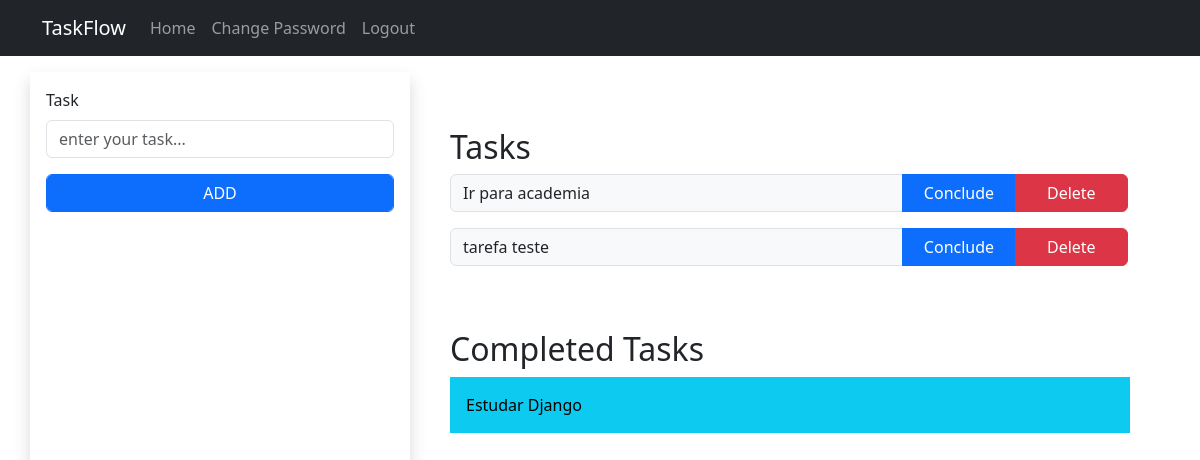
The app's page / (signed in), older data.
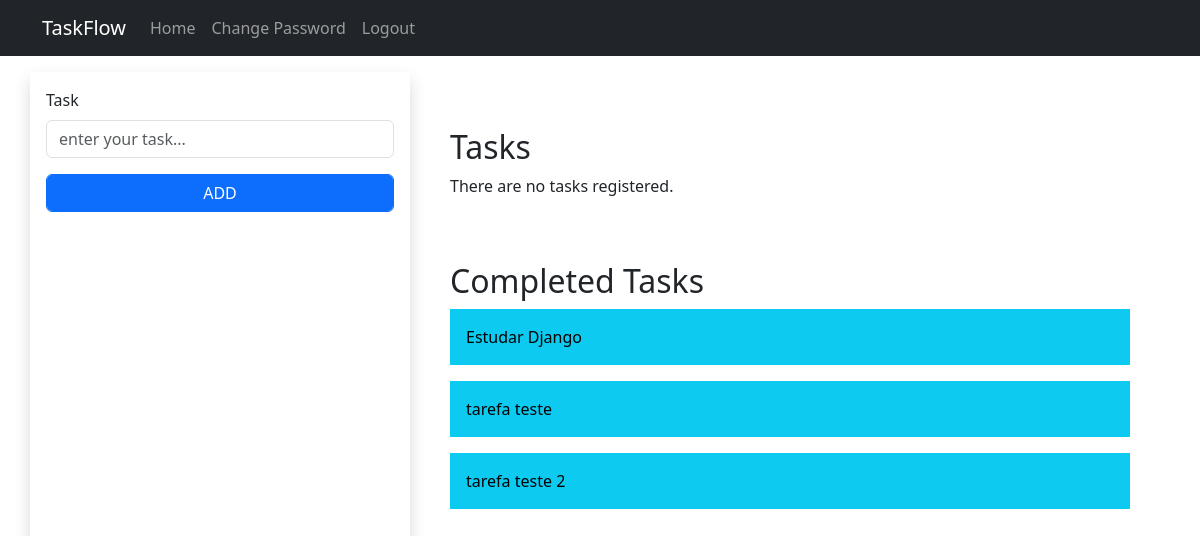
The same page, newer data.
### taskflow/models.py (models this page shows)
class Task(models.Model):
    user = models.ForeignKey(User, on_delete=models.CASCADE)
    task = models.CharField(max_length=100)
    completed = models.BooleanField(default=False)
    def __str__(self):
        return self.task

### taskflow/views.py (the view, shortened to what this page needs)
# urls.py: path('', IndexView.as_view(), name='index'),
class IndexView(View):
	def get(self, request):
		if (request.user.is_authenticated):
			total_tasks = Task.objects.filter(user=request.user)
			if (total_tasks is not None):
				completed_tasks = []
				uncompleted_tasks = []
				for task in total_tasks:
					if task.completed == True:
						completed_tasks.append(task)
					else:
						uncompleted_tasks.append(task)
			else:
				completed_tasks = None
				uncompleted_tasks = None
			form = TaskForm()
			context = {
				'form': form,
				'completed_tasks': completed_tasks,
				'uncompleted_tasks': uncompleted_tasks,
			}
			return render(request, 'taskflow/index.html', context)
		else:
			return render(request, 'taskflow/index.html')

### taskflow/forms.py
class TaskForm(forms.Form):
    task = forms.CharField(
		max_length=100,
		required=True,
		widget=forms.TextInput(attrs={
			'id': 'task_id',
			'class': 'form-control',
			'placeholder': 'enter your task...',
		})
	)

### templates/taskflow/index.html (shortened to what this page needs)
{% extends 'taskflow/base.html' %}
{% block content %}
	{% if user.is_authenticated %}
		<div class="row">
			<form method="post" class="shadow p-3 mt-3 col-12 col-md-4">
				<div class="mb-3">
					<label for="task_id" class="form-label" >Task</label>
					{{ form.task }}
				</div>
				<button type="submit" class="form-control btn btn-primary">
					ADD
				</button>
			</form>
			<div class="mt-3 p-4 col-12 col-md-8">
				<div class="p-3 mt-3 col-12">
					<h2>Tasks</h2>
					{% if uncompleted_tasks %}
						{% for task in uncompleted_tasks %}
							<div class="input-group mb-3 col-12">
								<span class="input-group-text col-8" id="basic-addon1"> {{ task }} </span>
								<a class="btn btn-primary col-2" href="{% url 'conclude' task_id=task.id %}">Conclude</a>
								<a class="btn btn-danger col-2" href="{% url 'delete' task_id=task.id %}">Delete</a>
							</div>
						{% endfor %}
					{% else %}
						<p>There are no tasks registered.</p>
					{% endif %}
				</div>
				<div class="p-3 mt-3 col-12">
					<h2>Completed Tasks</h2>
					{% if completed_tasks %}
						{% for task in completed_tasks %}
							<div class="mb-3 col-12 text-bg-info p-3">
								<span class="col-8"> {{ task }} </span>
							</div>
						{% endfor %}
					{% else %}
						<p>There are no tasks registered.</p>
					{% endif %}
				</div>
			</div>
		</div>
	{% else %}
		<a href="{% url 'register' %}">
			<p class="text-center mt-3">Click here to register and start organizing your tasks!</p>
		</a>
	{% endif %}
{% endblock content %}

### templates/taskflow/base.html (shortened to what this page needs)
<!DOCTYPE html>
{% load static %}
<html>
	<head>
		<link href="{% static 'css/bootstrap.min.css' %}" rel="stylesheet" />
	</head>
	<body>
		<header>
			<nav class="navbar navbar-expand-lg bg-dark" data-bs-theme="dark">
				<div class="container">
					<a class="navbar-brand" href="{% url 'index' %}">TaskFlow</a>
					<div class="collapse navbar-collapse" id="navbarNav">
						<ul class="navbar-nav">
							<li class="nav-item">
								<a class="nav-link" href="{% url 'index' %}">Home</a>
							</li>
							{% if user.is_authenticated %}
								<li class="nav-item">
									<a class="nav-link" href="{% url 'reset_pass' %}">Change Password</a>
								</li>
								<li class="nav-item">
									<a class="nav-link" href="{% url 'logout' %}">Logout</a>
								</li>
							{% endif %}
						</ul>
					</div>
				</div>
			</nav>
		</header>
		<div class="container">
			{% block content %}
			{% endblock content %}
		</div>
	</body>
</html>

Row changes from the older to the newer data that the page shows:
removed Task: task "Ir para academia", shown under "Tasks"
changed Task "tarefa teste": moves from the list under "Tasks" to the list under "Completed Tasks"
added Task: task "tarefa teste 2", shown under "Completed Tasks"
Text that changed along with them:
text now shown: "There are no tasks registered."
